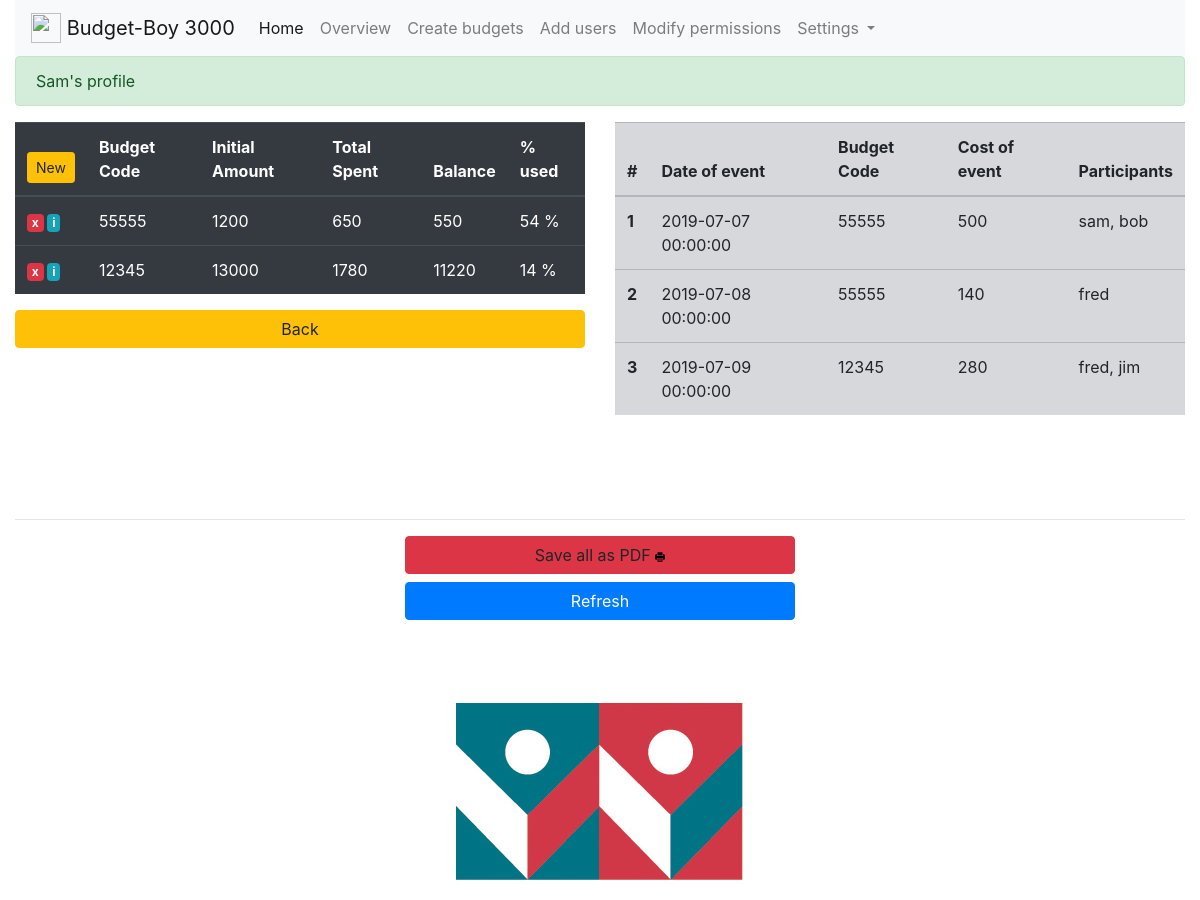
/master/profile/Sam (signed in, upper part), run on an earlier commit of the app's database.
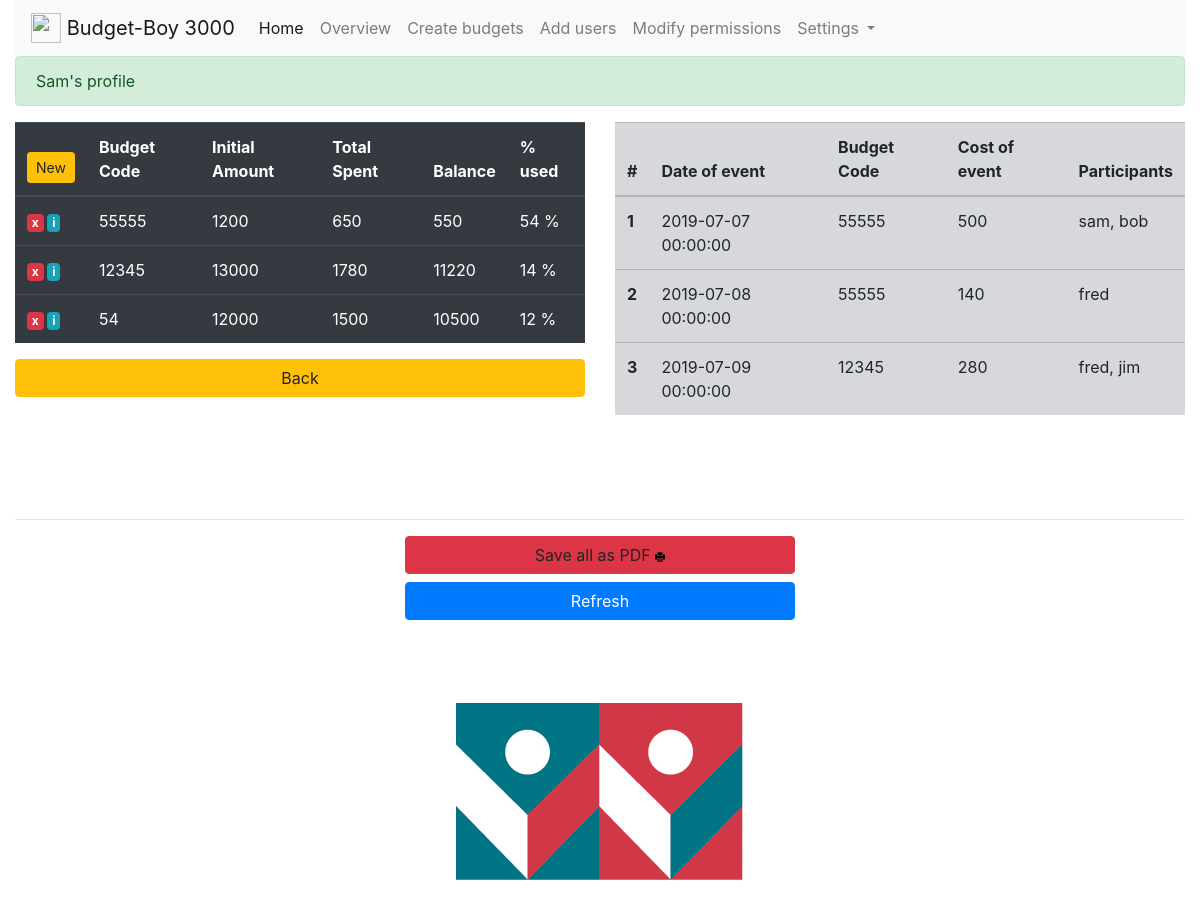
And on a later commit of the database.
### app.py (models this page shows, shortened)
class Budgets(db.Model):
    id = db.Column(db.Integer, primary_key=True)
    code = db.Column(db.String(20), unique=True, nullable=False)
    project_name = db.Column(db.String(100), unique=False, nullable=True)
    initial_amount = db.Column(db.Integer, nullable=False)
    amount_spent = db.Column(db.Integer, nullable=True)

class Event(db.Model):
    id = db.Column(db.Integer, primary_key=True)
    users = db.Column(db.String(40), unique=False, nullable=False)
    guests_present = db.Column(db.Text, unique=False, nullable=False)
    budget_code = db.Column(db.String(20), unique=False, nullable=False)
    duration_of_event = db.Column(db.Integer, nullable=False)
    amount_spent_on_release = db.Column(db.Integer, nullable=True)
    date_of_event = db.Column(db.DateTime, nullable=False)
    is_processed = db.Column(db.Integer, nullable=True)
    project_name = db.Column(db.String(100), unique=False, nullable=True)

### app.py (the view, shortened to what this page needs)
@app.route('/master/profile/<string:name>', methods=['POST', 'GET'])
def masterprofile(name):
    u = name
    form = MasterBudgetForm()
    form2 = addToBudgetForm()
    form3 = d()
    printform = p()
    tables = []
    x = User.query.filter_by(username=f'{u}')[0]
    codes = x.budgets_access.split(',')
    for c in codes:
        b = Budgets.query.filter_by(code=int(c)).first()
        tables.append(b)
    events = Event.query.filter_by(users=f'{u}').order_by(desc(Event.budget_code))
    cs = codes
    y =Event.query.filter_by(users=f'{u}').order_by(desc(Event.budget_code)).filter_by(is_processed='0')
    events2 = y
    if printform.is_submitted():
        db.session.commit()
        return render_template('masterprofile.html', u = u, b = b, events = events, form = form, form2 =form2, form3 = form3, printform = printform, events2 = events2)
    return render_template('masterprofile.html', u = u, b = tables, events = events, form = form, form2 =form2, form3 = form3, cs = cs, printform = printform, events2 = events2)

### templates/masterprofile.html (shortened to what this page needs)
{% extends 'base_in.html' %}
{% block body %}
<div class="alert alert-success" role="alert">
  {{u}}'s profile {{p}}
</div>
<div class="row">
    <div class="col-md-6">
      <table class="table table-dark">
        <thead>
          <tr>
            <th scope="col"><a class="btn btn-sm btn-warning" href="#" data-toggle="modal" data-target="#new">New</a></th>
            <th scope="col">Budget Code</th>
            <th scope="col">Initial Amount</th>
            <th scope="col">Total Spent</th>
            <th scope="col">Balance</th>
            <th scope="col">% used</th>
          </tr>
        </thead>
        <tbody>
          {% for line in b %}
          {% set balance = (line.initial_amount - line.amount_spent) %}
            <tr>
              <th scope="row"><a href="#" class="badge badge-danger" data-toggle="modal" data-target="#del{{line.id}}">x</a> <a href="#" class="badge badge-info {{line.id}}" data-toggle="modal" data-target="#info{{line.id}}">i</a> </th>
              <td>{{line.code}}</td>
              <td>{{line.initial_amount}}</td>
              <td>{{line.amount_spent}}</td>
              <td>{{balance}}</td>
              <td>{{((1 - (balance/line.initial_amount)|round(2))*100)|int}} %</td>
            </tr>
          {% endfor %}
        </tbody>
      </table>
      <a class="btn btn-warning btn-block" href="/master" >Back</a>
    </div>
    <div id="p" class="col-md-6">
      <table class="table table-secondary">
        <thead>
          <tr>
            <th scope="col">#</th>
            <th scope="col">Date of event</th>
            <th scope="col">Budget Code</th>
            <th scope="col">Cost of event</th>
            <th scope="col">Participants</th>
          </tr>
        </thead>
        <tbody>
          {% for e in events %}
            <tr>
              <th scope="row">{{loop.index}}</th>
              <td>{{e.date_of_event}}</td>
              <td>{{e.budget_code}}</td>
              <td>{{e.amount_spent_on_release}}</td>
              <td>{{e.guests_present}}</td>
            </tr>
          {% endfor %}
        </tbody>
      </table>
    </div>
</div>
<br>
<br>
<br>
<hr>
  <a class="btn btn-danger btn-block col-md-4 offset-4" onclick="printJS({ printable: 'releaseForms-1', type: 'html', css:'https://stackpath.bootstrapcdn.com/bootstrap/4.3.1/css/bootstrap.min.css'})"> Save all as PDF <img style="width:10px; height:10px" src='/static/printer-.svg'></img> </a>
  <a href="/print/{{u}}" class="btn btn-primary btn-block col-md-4 offset-4"> Refresh</a>
{% for e in events2 %}
{% for g in e.guests_present.split(',') %}
<div id="releaseForms-1">
    <div class="row">
      <img class="img-fluid mx-auto d-block" src="/static/swlsb.jpg">
    </div>
{% endfor %}
{% endfor %}
</div>
{% endblock %}

What changed in the data, as far as the page shows it:
now on this page (row edited): Budgets: code "54", initial_amount "12000", amount_spent "1500", balance "10500", ((1-(balance/line.initial_amount)|round(2))*100)|int "12"
